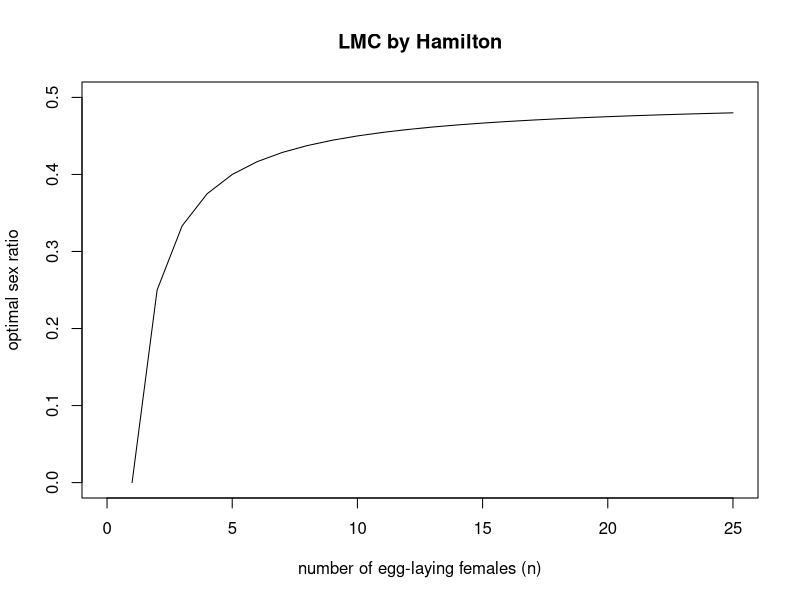
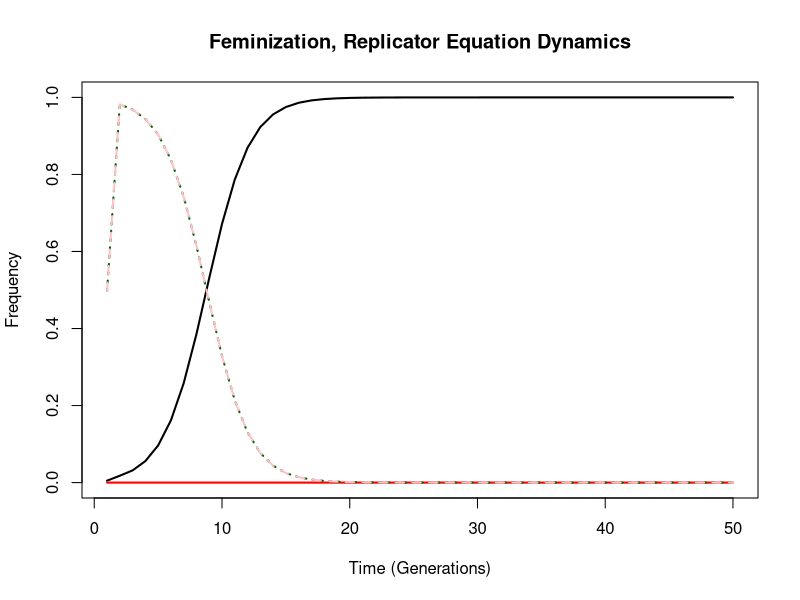
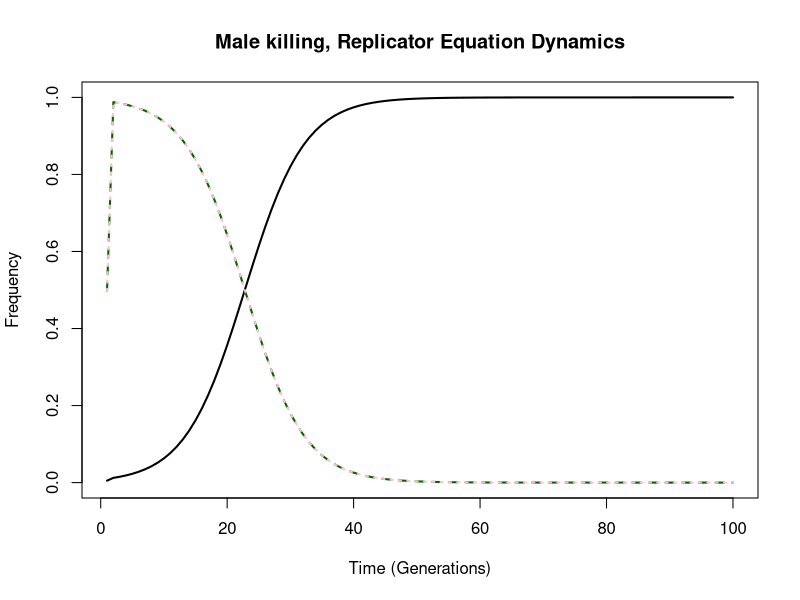

Generate these figures, in order, with R:
## Set your wd
setwd("/path/to/wd") # 

#############################################################
##################### LMC model #############################
#############################################################
###### Inspired by Hamilton´s unbeatable sex ratio (1967): (n-1)/2n ######
# n = number of egglaying females in the group
# calculate optimal sex ratio for different numbers of females
n_females <- 1:25
optimal_ratio <- (n_females-1)/(2*n_females)
# create the figure
plot_ratio <- plot(n_females, optimal_ratio, type = "l", ylim = c(0,0.5), xlim = c(0,25),
                   main = "LMC by Hamilton", xlab = "number of egg-laying females (n)", 
                   ylab = "optimal sex ratio", col = "black")

# MB: good commenting, chuck of code works, produces figure with a title and appropriate axis names 

#############################################################
##################### (1) FEMINIZATION ######################
#############################################################
T_FE <- 0.95 # transmission efficiency
beta_FE <- 0.9 # probability that infected males are feminized
time_steps <- 50 # number of generations
# dataframe to store frequencies
fe <- data.frame(
time = 1:time_steps,
f_FE = rep(NA, time_steps), # infected females
m_FE = rep(NA, time_steps), # infected males
f_U = rep(NA, time_steps), # uninfected females
m_U = rep(NA, time_steps) # uninfected males
)
# initial frequencies
eps <- 0.005 # small initial infection
fe[1, c("f_FE", "m_FE", "f_U", "m_U")] <- c( 
eps, # infected females (start very rare)
0, # infected males (almost none)
(1-eps)/2, # uninfected females (almost 0.5)
(1-eps)/2 # uninfected males (almost 0.5)
)
# MB: runs perfectly fine! As a side note, this more concise syntax also works: fe[1,2:5] <- c(eps,0,(1-eps)/2,(1-eps)/2)

#####
# Replicator equation of FE dynamics (R is not important) 
##### 
for(t in 1:(time_steps - 1)){
    # mean fitness
    omega_bar <- fe$f_FE[t] * T_FE * (1 + beta_FE) + fe$f_U[t]
    # replicator equations
    fe$f_FE[t+1] <- (fe$f_FE[t] * T_FE * (1 + beta_FE)) / omega_bar
    fe$m_FE[t+1] <- 0
    fe$f_U[t+1] <- fe$f_U[t] / omega_bar
    fe$m_U[t+1] <- fe$f_U[t] / omega_bar
}
#####
# Plot #
####
x11(); plot(fe$time, fe$f_FE, type = "l", ylim = c(0,1), main = "Feminization, Replicator Equation Dynamics", xlab = "Time (Generations)", ylab = "Frequency", lwd = 2)
lines(fe$time, fe$m_FE, lwd = 2, col = "red")
lines(fe$time, fe$f_U, lwd = 2, col = "darkgreen", lty=3)
lines(fe$time, fe$m_U, lwd = 2, col = "pink",lty=2)

# MB: runs without issue / produces a plot with axis labels and title BUT no color legend (I don't know which curve corresponds to what)
# missing green line --> because it overlaps with pink because recursions define f_U and m_U similarly --> mistake?

#############################################################
##################### (2) MALE KILLING ######################
#############################################################
T_MK <- 0.95 # transmission efficieny
R <- 0.3 # resource advantage for sisters due to male killing
time_steps <- 100 # number of generation
# dataframe to store frequencies
mk <- data.frame(
time = 1:time_steps,
f_MK = rep(NA, time_steps), # infected females
m_MK = rep(NA, time_steps), # infected males (killed)
f_U = rep(NA, time_steps), # uninfected females
m_U = rep(NA, time_steps) # uninfected males
)
# initial frequencies
eps <- 0.005 # small initial infection
mk[1, c("f_MK", "m_MK", "f_U", "m_U")] <- c(
eps, # rare infected females
0, # infected males are killed
(1-eps)/2, # uninfected females (almost 0.5)
(1-eps)/2 # uninfected males (almost 0.5)
)
#####
# Replicator equation of MK dynamics
#####
    for(t in 1:(time_steps - 1)){
    # mean fitness
    omega_bar <- mk$f_MK[t] * T_MK * (1 + R) + mk$f_U[t]
    # replicator equations
    mk$f_MK[t+1] <- (mk$f_MK[t] * T_MK * (1 + R)) / omega_bar
    mk$m_MK[t+1] <- 0
    mk$f_U[t+1] <- mk$f_U[t] / omega_bar
    mk$m_U[t+1] <- mk$f_U[t] / omega_bar
}

#####
# Plot #
####
x11(); plot(mk$time, mk$f_MK, type = "l", ylim = c(0,1), main = "Male killing, Replicator Equation Dynamics", 
xlab = "Time (Generations)", ylab = "Frequency", lwd = 2)
lines(mk$time, mk$f_U, lwd = 2, col = "darkgreen", lty=2)
lines(mk$time, mk$m_U, lwd = 2, col = "pink", lty=3)

# MB: same as above, runs well but is missing a color caption. Larger number of time steps = problem to compare FE vs. MK.
# Missing the green line --> overlapping with pink because recursions define f_u and m_u to be the same... bug?
# if you replace R = 0.3 by R = 0.9 and time_steps = 50, you obtain EXACTLY the same curve as with the feminization...